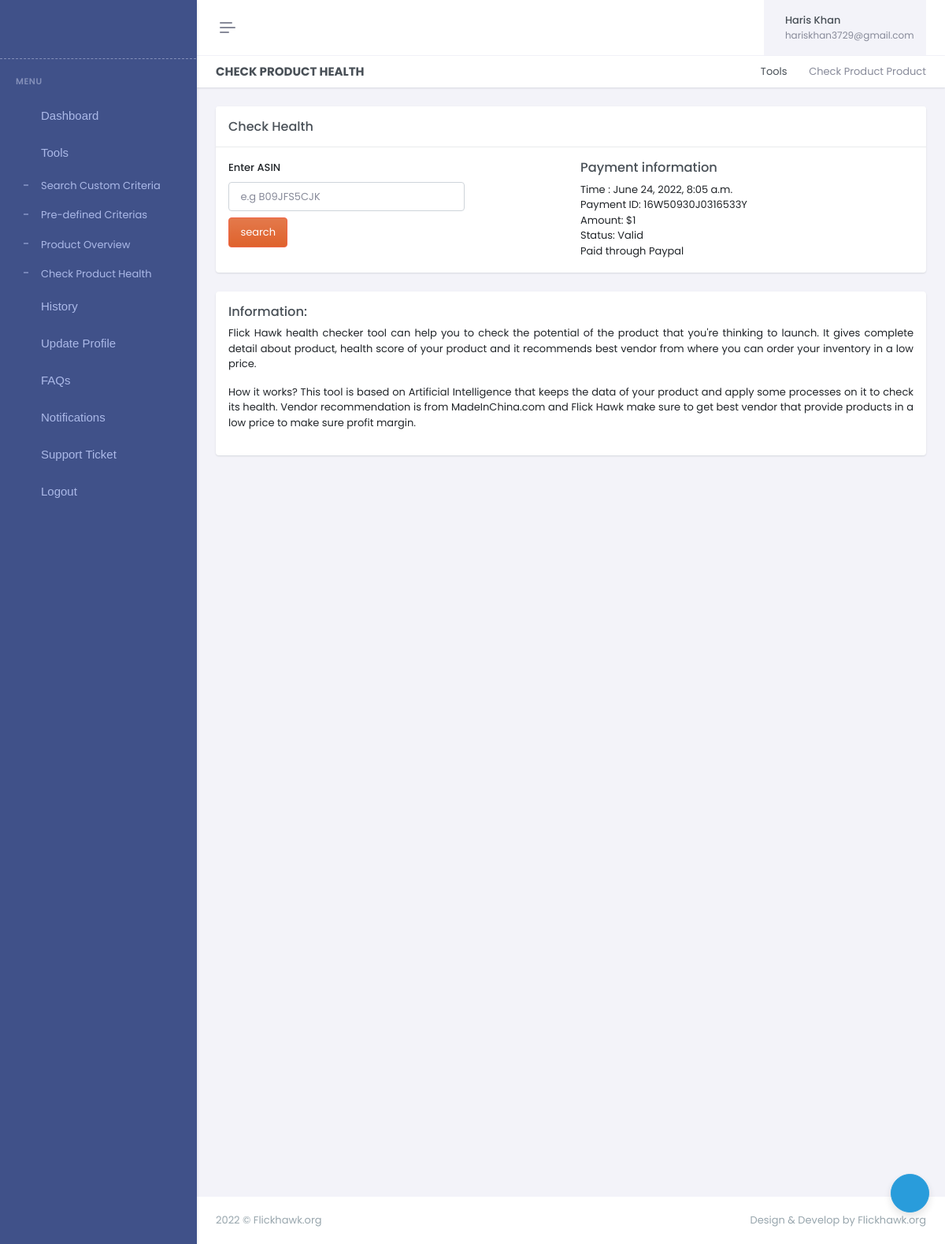
Screenshot of /paidsearch/ (signed in) with the database file from the repository.
### dashboard/models.py (models this page shows, shortened)
class Payments(models.Model):
	id = models.UUIDField(default=uuid.uuid4, unique=True, primary_key = True, editable=False)
	user = models.ForeignKey('auth.User',on_delete=models.CASCADE)
	payment_id = models.CharField(max_length=500, null=True, blank=True)
	amount = models.IntegerField(default=0, null=True, blank=True)
	status = models.BooleanField(default=False, null=True,blank=True)
	created = models.DateTimeField(auto_now_add=True)

### dashboard/views.py (the view)
# urls.py: path('paidsearch/',views.paidsearch,name='paidsearch'),
@login_required(login_url="login")
def paidsearch(request):
    payment = Payments.objects.filter(Q(user=request.user) & Q(status=True)).order_by('-created')[:1]
    if len(payment) == 1:
        context = {'payment':payment.first()}
        return render(request,'dashboard/paidsearch.html',context)
    else:
        return redirect('paypal')

### dashboard/templates/dashboard/paidsearch.html (shortened to what this page needs)
{% extends 'dashboard/main.html' %}
{% load static %}
{% block body %}
<div class="main-content">
    <div class="page-content">
        <div class="container-fluid">
            <div class="row">
                <div class="col-12">
                    <div class="page-title-box d-sm-flex align-items-center justify-content-between">
                        <h4 class="mb-sm-0">Check Product Health</h4>
                        <div class="page-title-right">
                            <ol class="breadcrumb m-0">
                                <li class="breadcrumb-item"><a href="javascript: void(0);">Tools</a></li>
                                <li class="breadcrumb-item active">Check Product Product</li>
                            </ol>
                        </div>
                    </div>
                </div>
            </div>
            <div class="row">
                <div class="col-lg-12">
                    <div class="card">
                        <div class="card-header align-items-center d-flex">
                            <h4 class="card-title mb-0 flex-grow-1">Check Health</h4>
                        </div>
                        <div class="card-body">
                            <div class="live-preview" id="form-card">
                                <div class="row gy-4">
                                    <div class="col-xxl-6 col-md-6">
                                        <div>
                                            <label for="basiInput" class="form-label">Enter ASIN</label>
                                            <input type="text" style="max-width: 300px;" class="form-control mb-1" id="asin" placeholder="e.g B09JFS5CJK">
                                            <button class="btn btn-danger mt-1 mb-3 bg-gradient" style="background: #DF622C;" onclick="asin_click()">search</button>
                                        </div>
                                    </div>
                                    <div class="col-xxl-3 col-md-6">
                                        <h5>Payment information</h5>
                                        <p class="mb-0">Time : {{payment.created}}</p>
                                        <p class="mb-0">Payment ID: {{payment.payment_id}}</p>
                                        <p class="mb-0">Amount: ${{payment.amount}}</p>
                                        <p class="mb-0">Status: Valid</p>
                                        <p class="mb-0">Paid through Paypal</p>
                                    </div>
                                </div>
                            </div>
                        </div>
                    </div>
                </div>
            </div>
            <div class="row">
                <div class="col-lg-12">
                    <div class="card">
                        <div class="card-body">
                            <div class="live-preview">
                                <div class="row gy-4">
                                    <div class="col-xxl-12 col-md-12">
                                        <h5>Information:</h5>
                                        <p style="text-align: justify;">Flick Hawk health checker tool can help you to check the potential of the product that you're thinking to launch. It gives complete detail about product, health score of your product and it recommends best vendor from where you can order your inventory in a low price.</p>
                                        <p style="text-align: justify;">How it works? This tool is based on Artificial Intelligence that keeps the data of your product and apply some processes on it to check its health. Vendor recommendation is from MadeInChina.com and Flick Hawk make sure to get best vendor that provide products in a low price to make sure profit margin.</p>
                                    </div>
                                </div>
                            </div>
                        </div>
                    </div>
                </div>
            </div>
    </div>
</div>
</div>
{% endblock %}

### templates/dashboard/header.html (shortened to what this page needs)
<!doctype html>
{% load static %}
<html lang="en" data-layout="vertical" data-topbar="light" data-sidebar="dark" data-sidebar-size="lg">
<head>
<link href="{% static '/dashboard-assets/libs/jsvectormap/css/jsvectormap.min.css' %}" rel="stylesheet" type="text/css" />
<link href="{% static '/dashboard-assets/libs/swiper/swiper-bundle.min.css' %}" rel="stylesheet" type="text/css" />
<link href="{% static '/dashboard-assets/css/bootstrap.min.css' %}" rel="stylesheet" type="text/css" />
<link href="{% static '/dashboard-assets/css/icons.min.css' %}" rel="stylesheet" type="text/css" />
<link href="{% static '/dashboard-assets/css/app.min.css' %}" rel="stylesheet" type="text/css" />
<link href="{% static  '/dashboard-assets/css/custom.min.css' %}" rel="stylesheet" type="text/css" />
</head>
<body>
<div id="layout-wrapper">
<header id="page-topbar">
<div class="layout-width">
<div class="navbar-header">
    <div class="d-flex">
        <button type="button"
            class="btn btn-sm px-3 fs-16 header-item vertical-menu-btn topnav-hamburger"
            id="topnav-hamburger-icon">
            <span class="hamburger-icon">
                <span></span>
                <span></span>
                <span></span>
            </span>
        </button>
    </div>
    <div class="d-flex align-items-center">
        <div class="ms-1 header-item d-none d-sm-flex">
            <button type="button" class="btn btn-icon btn-topbar btn-ghost-secondary rounded-circle"
                data-toggle="fullscreen">
                <i class='bx bx-fullscreen fs-22'></i>
            </button>
        </div>
        <div class="ms-1 header-item d-none d-sm-flex">
            <button type="button"
                class="btn btn-icon btn-topbar btn-ghost-secondary rounded-circle light-dark-mode">
                <i class='bx bx-moon fs-22'></i>
            </button>
        </div>
        <div class="dropdown topbar-head-dropdown ms-1 header-item">
            <button type="button" class="btn btn-icon btn-topbar btn-ghost-secondary rounded-circle"
                id="page-header-notifications-dropdown" data-bs-toggle="dropdown" aria-haspopup="true"
                aria-expanded="false">
                <i class='bx bx-bell fs-22'></i>
            </button>
        </div>
        <div class="dropdown ms-sm-3 header-item topbar-user">
            <button type="button" class="btn" id="page-header-user-dropdown" data-bs-toggle="dropdown"
                aria-haspopup="true" aria-expanded="false">
                <span class="d-flex align-items-center">
                    <span class="text-start ms-xl-2">
                        <span class="d-none d-xl-inline-block ms-1 fw-medium user-name-text">{{request.user.first_name}}</span>
                        <span
                            class="d-none d-xl-block ms-1 fs-12 text-muted user-name-sub-text">{{request.user.email}}</span>
                    </span>
                </span>
            </button>
        </div>
    </div>
</div>
</div>
</header>

### rows the page displays
Payments: created "June 24, 2022, 8:05 a.m.", payment_id "16W50930J0316533Y", amount "1"

### other values shown
{{ request.user.first_name }} "Haris Khan"
{{ request.user.email }} "hariskhan3729@gmail.com"
